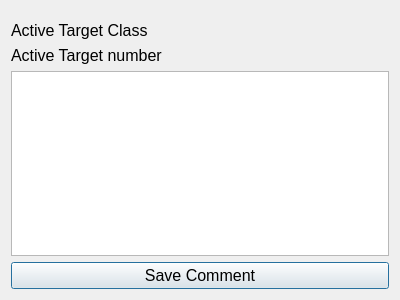
<?xml version="1.0" encoding="UTF-8"?>
<ui version="4.0">
 <class>commentDlg</class>
 <widget class="QDialog" name="commentDlg">
  <property name="geometry">
   <rect>
    <x>0</x>
    <y>0</y>
    <width>400</width>
    <height>300</height>
   </rect>
  </property>
  <property name="windowTitle">
   <string>Insert Comment</string>
  </property>
  <layout class="QVBoxLayout" name="verticalLayout_2">
   <item>
    <layout class="QGridLayout" name="gridLayout" rowminimumheight="0,0">
     <property name="topMargin">
      <number>10</number>
     </property>
     <item row="0" column="0">
      <widget class="QLabel" name="classLabel">
       <property name="font">
        <font>
         <pointsize>12</pointsize>
        </font>
       </property>
       <property name="text">
        <string>Active Target Class</string>
       </property>
      </widget>
     </item>
     <item row="0" column="1">
      <widget class="QLabel" name="tClassLabel">
       <property name="font">
        <font>
         <pointsize>12</pointsize>
        </font>
       </property>
       <property name="text">
        <string/>
       </property>
      </widget>
     </item>
     <item row="1" column="0">
      <widget class="QLabel" name="targetLabel">
       <property name="font">
        <font>
         <pointsize>12</pointsize>
        </font>
       </property>
       <property name="text">
        <string>Active Target number</string>
       </property>
      </widget>
     </item>
     <item row="1" column="1">
      <widget class="QLabel" name="tNumLabel">
       <property name="font">
        <font>
         <pointsize>12</pointsize>
        </font>
       </property>
       <property name="text">
        <string/>
       </property>
      </widget>
     </item>
    </layout>
   </item>
   <item>
    <layout class="QVBoxLayout" name="verticalLayout">
     <item>
      <widget class="QPlainTextEdit" name="commentBox">
       <property name="font">
        <font>
         <pointsize>12</pointsize>
        </font>
       </property>
      </widget>
     </item>
    </layout>
   </item>
   <item>
    <widget class="QPushButton" name="saveAndExitBtn">
     <property name="font">
      <font>
       <pointsize>12</pointsize>
      </font>
     </property>
     <property name="text">
      <string>Save Comment</string>
     </property>
    </widget>
   </item>
  </layout>
 </widget>
 <resources/>
 <connections/>
</ui>
